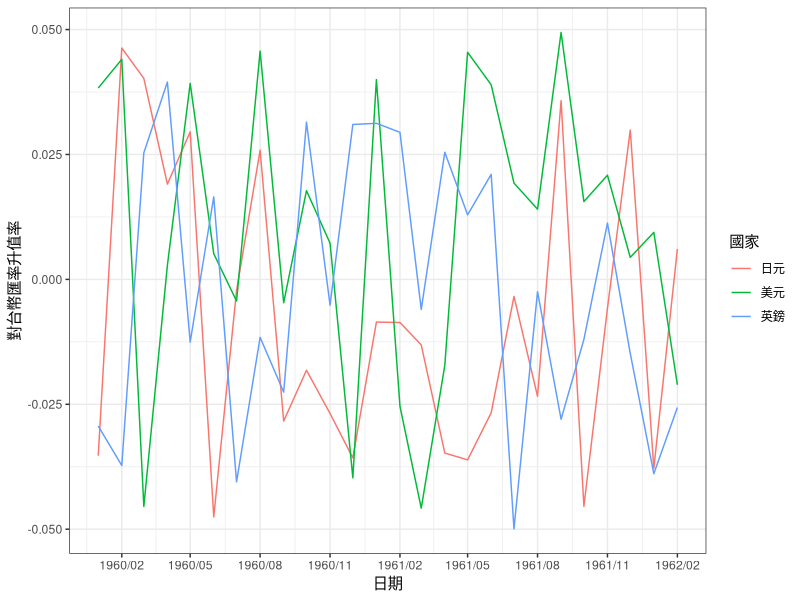

Generate this figure with R: (Note: this script raises an error after producing the figure.)
# 建立日期序列
dates <- seq(as.Date("1960/1/1"), as.Date("1962/2/1"), by = "month")

# 建立國家向量
countries <- c("美元", "日元", "英鎊")

# 建立隨機基準匯率
set.seed(123)
base_rates <- runif(3, 20, 40)

# 建立匯率和匯率升值率
rates <- data.frame(
  date = rep(dates, 3),
  country = rep(countries, each = length(dates)),
  rate = rep(base_rates, each = length(dates)),
  rate_change = runif(length(dates) * 3, -0.05, 0.05)
)

for (i in 2:nrow(rates)) {
  if (rates$country[i] == rates$country[i - 1]) {
    rates$rate[i] <- rates$rate[i - 1] * (1 + rates$rate_change[i])
  }
}

# 繪製折線圖
library(ggplot2)

ggplot(rates, aes(x = date, y = rate_change, color = country)) +
  geom_line() +
  labs(
    x = "日期",
    y = "對台幣匯率升值率",
    color = "國家"
  ) +
  scale_x_date(date_breaks = "3 months", date_labels = "%Y/%m") +
  theme_bw()

view(rate_change)